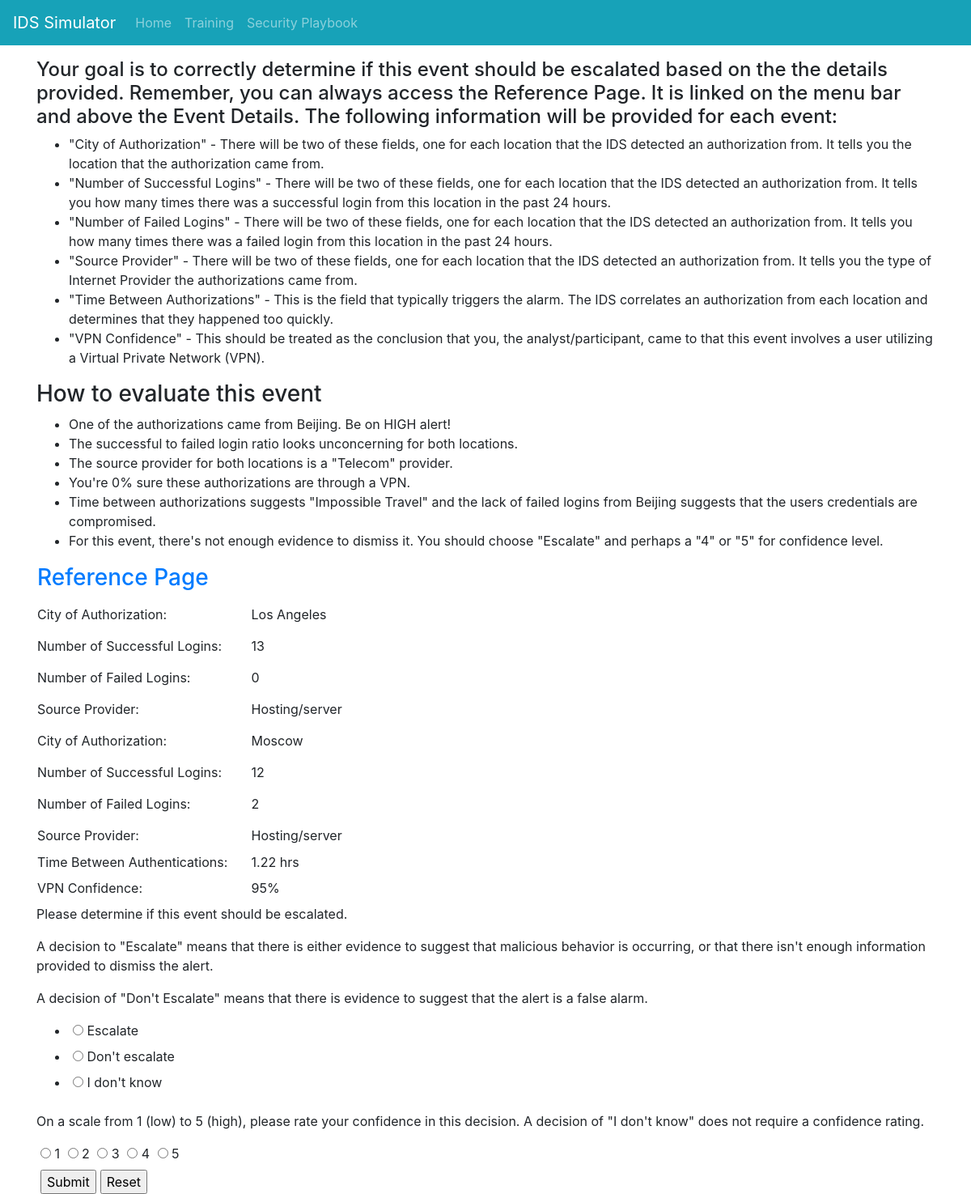
/BeijingEventPage/1 (signed in), run on an earlier commit of the app's database.
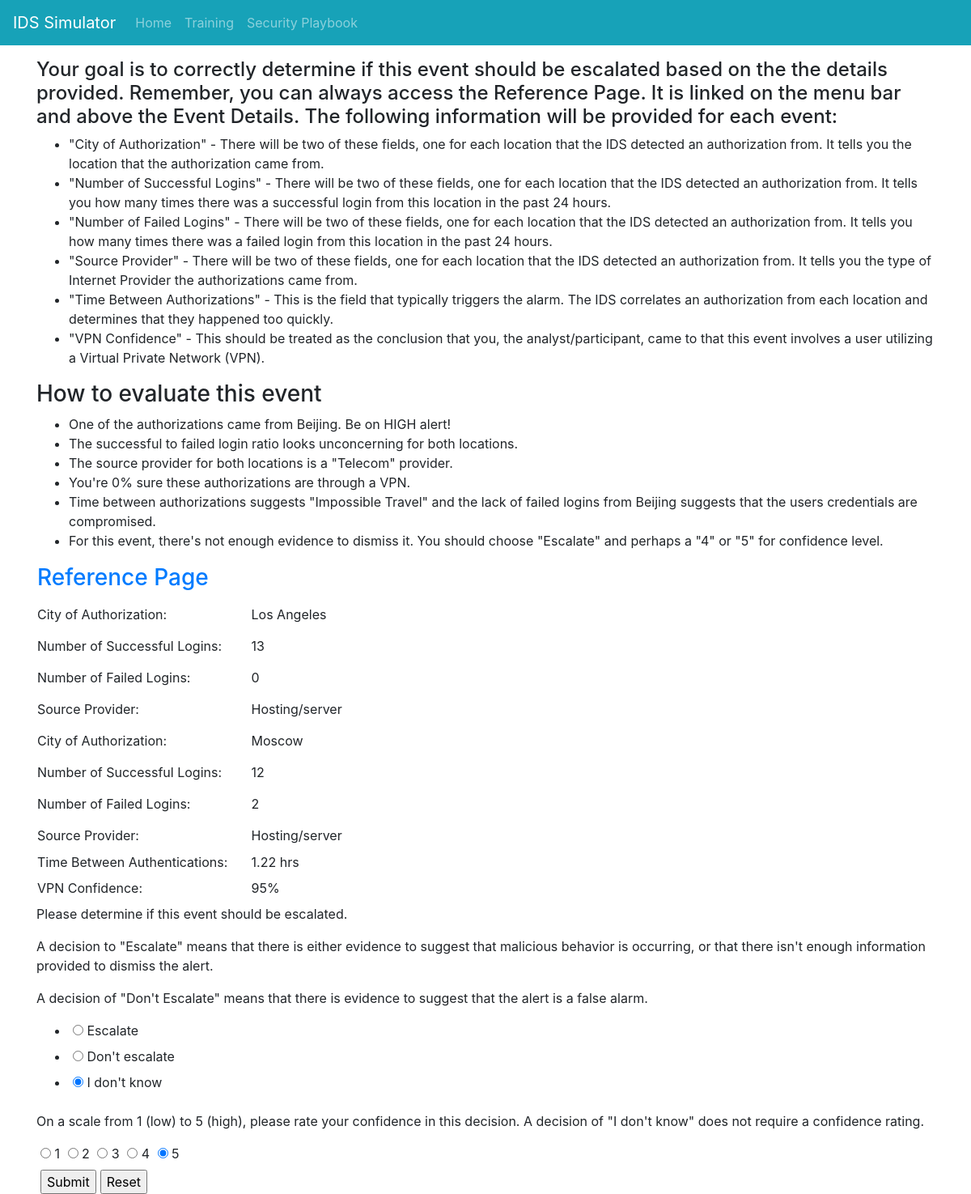
And on a later commit of the database.
### models.py (models this page shows, shortened)
class TrainingEventDecision(db.Model):
    id = db.Column(db.Integer, primary_key=True)
    user = db.Column(db.String(50))
    event_id = db.Column(db.Integer)
    escalate = db.Column(db.String(15))
    confidence = db.Column(db.String(1))
    time_event_decision = db.Column(db.DateTime)

### crywolf.py (the view, shortened to what this page needs)
@app.route('/BeijingEventPage/<eventId>', methods = ["GET", "POST"])
@login_required
def BeijingEventPage(eventId):
    event = models.TrainingEvent.query.get(eventId)
    form = eventDecisionForm()
    decision = models.TrainingEventDecision.query.filter_by(user = current_user.username, event_id = eventId).\
        order_by(models.TrainingEventDecision.time_event_decision.desc()).first()
    if request.method == 'GET' and decision is not None:
        form.escalate.data = decision.escalate
        form.confidence.data = decision.confidence
    return render_template('BeijingEventPage.html', event = event, form=form)

### forms.py
class eventDecisionForm(FlaskForm):
    escalate = RadioField(
                    choices=[
                        ('Escalate','Escalate'),
                        ("Don't escalate","Don't escalate"),
                        ("I don't know","I don't know")
                    ],
                    validators=[InputRequired()]
                )
    confidence = RadioField(choices=[("1","1"),("2","2"),("3", "3"),("4","4"),("5","5")], validators=[OptionalConfidence()])

### crywolf.py (called while the page is built)
@login_manager.user_loader
def load_user(user_id):
    return models.User.query.get(user_id)

### templates/BeijingEventPage.html (shortened to what the changed rows need)
{% extends "base.html" %}
{% block content %}
    <aside>
        <form action = "" method = "POST" id = "event_decision">
            {{ form.escalate }}
            {% for subfield in form.confidence %}
            <tr>
                <td>{{ subfield }}</td>
                <td>{{ subfield.label }}</td>
            </tr>
            {% endfor %}
            <br><input type="submit" value="Submit"><input type="reset" value="Reset">
        </form>
    </aside>
{% endblock %}

What changed in the data, as far as the page shows it:
added TrainingEventDecision: escalate "☐ Escalate ☐ Don't escalate ☑ I don't know"
Also different on the page:
form field confidence: "☐ 5" → "☑ 5"
form field escalate: "☐ Escalate ☐ Don't escalate ☐ I don't know" → (not shown)
